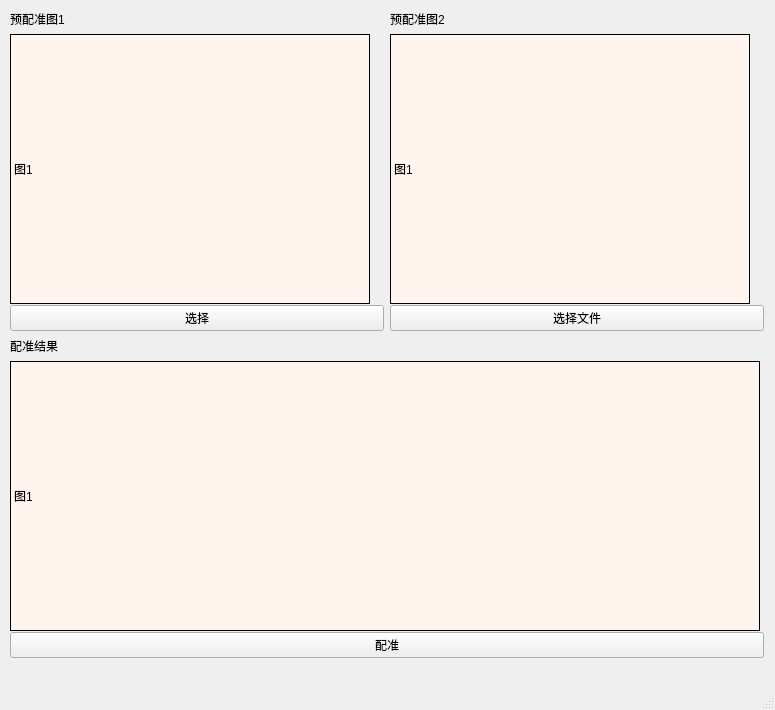
<?xml version="1.0" encoding="UTF-8"?>
<ui version="4.0">
 <class>MainWindow</class>
 <widget class="QMainWindow" name="MainWindow">
  <property name="geometry">
   <rect>
    <x>0</x>
    <y>0</y>
    <width>775</width>
    <height>710</height>
   </rect>
  </property>
  <property name="minimumSize">
   <size>
    <width>775</width>
    <height>710</height>
   </size>
  </property>
  <property name="maximumSize">
   <size>
    <width>775</width>
    <height>710</height>
   </size>
  </property>
  <property name="windowTitle">
   <string>MainWindow</string>
  </property>
  <widget class="QWidget" name="centralwidget">
   <widget class="QWidget" name="">
    <property name="geometry">
     <rect>
      <x>10</x>
      <y>10</y>
      <width>754</width>
      <height>648</height>
     </rect>
    </property>
    <layout class="QVBoxLayout" name="verticalLayout_4">
     <item>
      <layout class="QHBoxLayout" name="horizontalLayout">
       <item>
        <layout class="QVBoxLayout" name="verticalLayout">
         <item>
          <widget class="QLabel" name="label_3">
           <property name="text">
            <string>预配准图1</string>
           </property>
          </widget>
         </item>
         <item>
          <widget class="QLabel" name="label_one">
           <property name="minimumSize">
            <size>
             <width>360</width>
             <height>270</height>
            </size>
           </property>
           <property name="maximumSize">
            <size>
             <width>360</width>
             <height>270</height>
            </size>
           </property>
           <property name="styleSheet">
            <string notr="true">border-width: 1px;border-style: solid;border-color: rgb(0,0,0);background-color: rgb(255,245,238);</string>
           </property>
           <property name="text">
            <string>图1</string>
           </property>
          </widget>
         </item>
         <item>
          <widget class="QPushButton" name="pushButton_one">
           <property name="text">
            <string>选择</string>
           </property>
          </widget>
         </item>
        </layout>
       </item>
       <item>
        <layout class="QVBoxLayout" name="verticalLayout_2">
         <item>
          <widget class="QLabel" name="label_4">
           <property name="text">
            <string>预配准图2</string>
           </property>
          </widget>
         </item>
         <item>
          <widget class="QLabel" name="label_two">
           <property name="minimumSize">
            <size>
             <width>360</width>
             <height>270</height>
            </size>
           </property>
           <property name="maximumSize">
            <size>
             <width>360</width>
             <height>270</height>
            </size>
           </property>
           <property name="styleSheet">
            <string notr="true">border-width: 1px;border-style: solid;border-color: rgb(0,0,0);background-color: rgb(255,245,238);</string>
           </property>
           <property name="text">
            <string>图1</string>
           </property>
          </widget>
         </item>
         <item>
          <widget class="QPushButton" name="pushButton_two">
           <property name="text">
            <string>选择文件</string>
           </property>
          </widget>
         </item>
        </layout>
       </item>
      </layout>
     </item>
     <item>
      <layout class="QVBoxLayout" name="verticalLayout_3">
       <item>
        <widget class="QLabel" name="label_6">
         <property name="text">
          <string>配准结果</string>
         </property>
        </widget>
       </item>
       <item>
        <widget class="QLabel" name="out_label">
         <property name="minimumSize">
          <size>
           <width>750</width>
           <height>270</height>
          </size>
         </property>
         <property name="maximumSize">
          <size>
           <width>750</width>
           <height>270</height>
          </size>
         </property>
         <property name="styleSheet">
          <string notr="true">border-width: 1px;border-style: solid;border-color: rgb(0,0,0);background-color: rgb(255,245,238);</string>
         </property>
         <property name="text">
          <string>图1</string>
         </property>
        </widget>
       </item>
       <item>
        <widget class="QPushButton" name="get_start">
         <property name="text">
          <string>配准</string>
         </property>
        </widget>
       </item>
      </layout>
     </item>
    </layout>
   </widget>
  </widget>
  <widget class="QMenuBar" name="menubar">
   <property name="geometry">
    <rect>
     <x>0</x>
     <y>0</y>
     <width>775</width>
     <height>23</height>
    </rect>
   </property>
  </widget>
  <widget class="QStatusBar" name="statusbar"/>
 </widget>
 <resources/>
 <connections/>
</ui>
